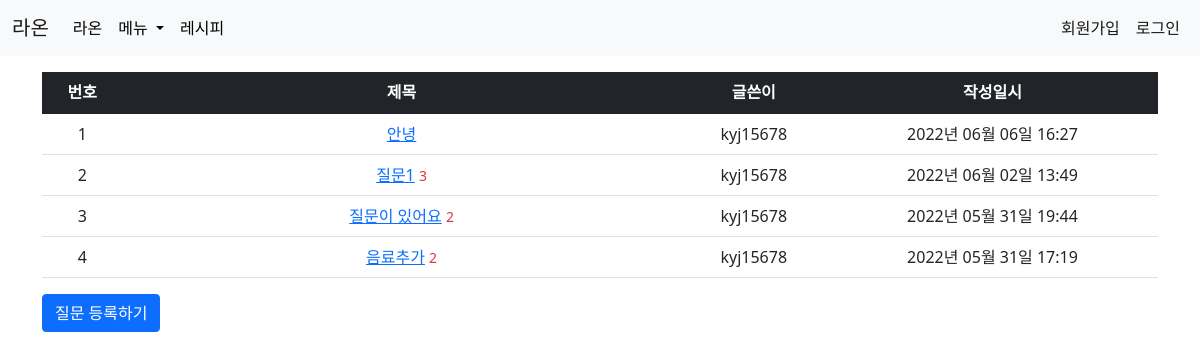
Page /question/list/ on the committed database.
### pybo/models.py (models this page shows)
class Question(db.Model):
    id = db.Column(db.Integer, primary_key=True)
    subject = db.Column(db.String(200), nullable=False)
    content = db.Column(db.Text(), nullable=False)
    create_date = db.Column(db.DateTime(), nullable=False)
    user_id=db.Column(db.Integer, db.ForeignKey(
        'user.id', ondelete='CASCADE'), nullable=True, server_default='1')
    user=db.relationship('User', backref=db.backref('question_set'))

class User(db.Model):
    id = db.Column(db.Integer, primary_key=True)
    username = db.Column(db.String(150), unique=True, nullable=False)
    password = db.Column(db.String(200), nullable=False)
    email=db.Column(db.String(120), unique=True, nullable=False)

### pybo/views/question_views.py (the view)
@bp.route('/list/')
def _list():
    question_list=Question.query.order_by(Question.create_date.desc())
    return render_template('question/question_list.html',
                           question_list=question_list)

### pybo/filter.py (called while the page is built)
def format_datetime(value, fmt='%Y년 %m월 %d일 %H:%M'):
    return value.strftime(fmt)

### pybo/views/auth_views.py (called while the page is built)
@bp.before_app_request
def load_logged_in_user():
    user_id=session.get('user_id')
    if user_id is None:
        g.user=None
    else:
        g.user=User.query.get(user_id)

### pybo/templates/question/question_list.html (shortened to what this page needs)
{% extends "base.html" %}
{% block content %}
<link rel="stylesheet" href="{{ url_for('static', filename='bootstrap.min.css') }}">
<div class="container my-3">
    <table class="table">
        <thead class=" text-center table-dark">
            <th>번호</th>
            <th style="width:50%">제목</th>
            <th>글쓴이</th>
            <th>작성일시</th>
        </thead>
        <tbody>
        {% if question_list %}
        {% for question in question_list %}
        <tr class="text-center">
            <td class="text-left">{{ loop.index}}</td>
            <td>
                <a href="{{ url_for('question.detail', question_id=question.id) }}">{{ question.subject }}</a>
                {% if question.answer_set|length > 0 %}
                <span class="text-danger small ml-2">{{ question.answer_set|length }}</span>
                {% endif %}
            </td>
            <td>{{ question.user.username }}</td>
            <td>{{ question.create_date|datetime }}</td>
        </tr>
        {% endfor %}
        {% else %}
        <tr>
            <td colspan="3">질문이 없습니다.</td>
        </tr>
        {% endif %}
        </tbody>
    </table>
    <a href="{{ url_for('question.create') }}" class="btn btn-primary">질문 등록하기</a>
</div>
{% endblock %}

### pybo/templates/base.html (shortened to what this page needs)
<!DOCTYPE html>
<html lang="ko">
<head>
    <link rel="stylesheet" href="{{ url_for('static', filename='bootstrap.min.css') }}">
    <link rel="stylesheet" href="{{ url_for('static', filename='style.css') }}">
</head>
<body>
{%include "navbar.html" %}
{% block content %}
{% endblock %}
</body>
</html>

### pybo/templates/navbar.html (shortened to what this page needs)
<nav class="navbar navbar-expand-lg navbar-light bg-light">
  <div class="container-fluid">
    <a class="navbar-brand" href="#">라온</a>
    <div class="collapse navbar-collapse" id="navbarScroll">
      <ul class="navbar-nav me-auto my-2 my-lg-0 navbar-nav-scroll" style="--bs-scroll-height: 100px;">
       <li class="nav-item">
          <a class="nav-link" href="/introduce" style="color:black">라온</a>
        </li>
         <li class="nav-item dropdown">
          <a class="nav-link dropdown-toggle" href="#" id="navbarScrollingDropdown1" role="button" data-bs-toggle="dropdown" aria-expanded="false" style="color:black">
            메뉴
          </a>
        </li>
        <li class="nav-item">
          <a class="nav-link" href="/question/question_list" style="color:black">레시피</a>
        </li>
      </ul>
      <form class="d-flex">
           {% if g.user %}
        <ul class="navbar-nav">
            <li class="nav-item">
                <a class="nav-link" href="{{ url_for('auth.logout') }}">{{ g.user.username }} (로그아웃)</a>
            </li>
        </ul>
        {%else %}
          <ul class="navbar-nav me-auto my-2 my-lg-0 navbar-nav-scroll" style="--bs-scroll-height: 100px;">
         <li class="nav-item">
          <a class="nav-link active" aria-current="page" href="{{ url_for('auth.signup') }}">회원가입</a>
        </li>
            <li class="nav-item">
          <a class="nav-link active" aria-current="page" href="{{ url_for('auth.login') }}">로그인</a>
        </li>
          </ul>
          {% endif %}
      </form>
    </div>
  </div>
</nav>

### rows in the picture
Question: subject "안녕", user.username "kyj15678", create_date "2022년 06월 06일 16:27"
Question: subject "질문1", answer_set|length "3", user.username "kyj15678", create_date "2022년 06월 02일 13:49"
Question: subject "질문이 있어요", answer_set|length "2", user.username "kyj15678", create_date "2022년 05월 31일 19:44"
Question: subject "음료추가", answer_set|length "2", user.username "kyj15678", create_date "2022년 05월 31일 17:19"
